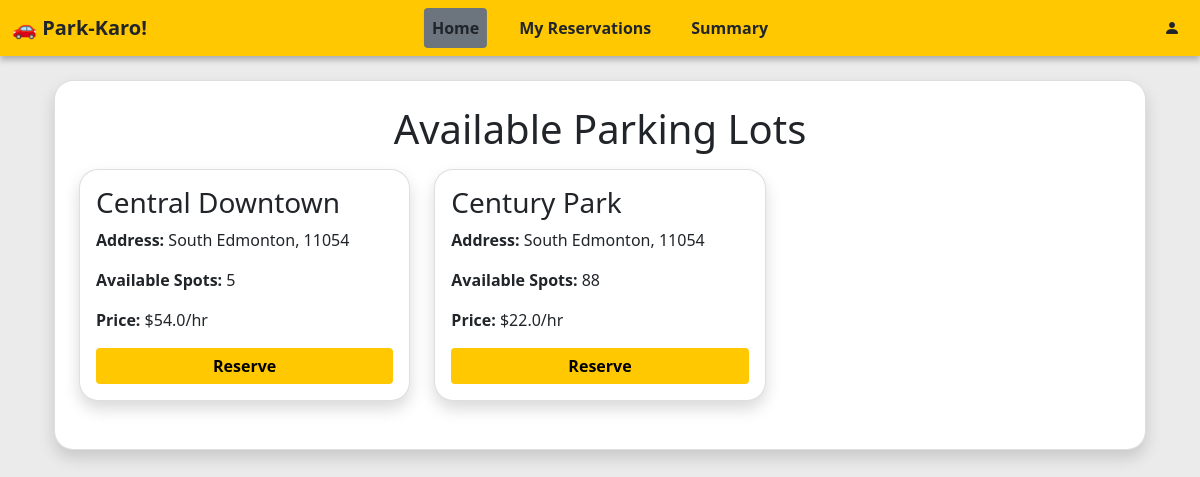
/user/dashboard, run on the app's committed database.
### models/lot.py (models this page shows)
class Lot(db.Model):
    __tablename__ = 'parkinglot'
    id = db.Column(db.Integer, primary_key=True)
    name = db.Column(db.String(50), nullable=False)
    price_per_hour = db.Column(db.Float, nullable=False)
    address = db.Column(db.String(200), nullable=False)
    pincode = db.Column(db.String(10), nullable=False)
    total_spots = db.Column(db.Integer, nullable=False)
    spots = db.relationship('Spot', backref='lot', lazy=True)

### controllers/auth.py (the view)
@api.route("/user/dashboard")
def user_dashboard():
    lots = Lot.query.all()
    user_lots = []
    for lot in lots:
        available_spot = Spot.query.filter_by(lot_id=lot.id, status=False).first()
        user_lots.append({
            "id": lot.id,
            "name": lot.name,
            "address": lot.address,
            "pincode": lot.pincode,
            "price_per_hour": lot.price_per_hour,
            "available_spots": Spot.query.filter_by(lot_id=lot.id, status=False).count(),
            "first_available_spot_id": available_spot.id if available_spot else None
        })
    return render_template("user/dashboard.html", lots=user_lots)

### app.py (called while the page is built)
def create_app():
    app = Flask(__name__)
    app.config['SQLALCHEMY_DATABASE_URI'] = 'sqlite:///parking.db'
    app.config['SQLALCHEMY_TRACK_MODIFICATIONS'] = False
    app.secret_key = "shh-its-a-secret"
    db.init_app(app)
    from models import lot, spot, reserve, user
    with app.app_context():
        db.create_all()
        if not User.query.filter_by(id=0).first():
            db.session.add(User(
                id=0,
                name='admin',
                email='admin@email.com',
                password=generate_password_hash('admin'),
                is_admin=True,
            ))
            db.session.commit()
    app.register_blueprint(auth_api)
    @app.route("/")
    def home():
        return render_template("home.html")
    @app.context_processor
    def inject_request():
        return dict(request=request)
    return app

### templates/user/dashboard.html (shortened to what this page needs)
{% extends "dash_layout.html" %}
{% block content %}
<div class="container mt-4">
  <div class="card shadow rounded p-4">
    <h1 class="mb-3 fw-normal text-center">Available Parking Lots</h1>
    {% if lots %}
      <div class="row">
        {% for lot in lots %}
          <div class="col-md-4 mb-4">
            <div class="card shadow p-3 rounded spot-box">
              <h3>{{ lot.name }}</h3>
              <p><strong>Address:</strong> {{ lot.address }}, {{ lot.pincode }}</p>
              <p><strong>Available Spots:</strong> {{ lot.available_spots }}</p>
              <p><strong>Price:</strong> ${{ lot.price_per_hour }}/hr</p>
              {% if lot.first_available_spot_id %}
                <form action="{{ url_for('auth.book_spot', spot_id=lot.first_available_spot_id) }}" method="GET">
                  <button class="btn btn-warning w-100 fw-bold" type="submit">Reserve</button>
                </form>
              {% else %}
                <p class="text-danger">No spots available</p>
              {% endif %}
            </div>
          </div>
        {% endfor %}
      </div>
    {% else %}
      <p class="text-center">No parking lots found.</p>
    {% endif %}
  </div>
</div>
{% endblock %}

### templates/user/dashboard.html (style rules this page uses)
body { background-color: #ebebeb; }
.card { border-radius: 1.2rem !important; }
.card.shadow { box-shadow: 0 4px 12px rgba(0, 0, 0, 0.1); }
.btn-warning { background-color: #ffc800; border: none; }
.spot-box { border-radius: 0.5rem; }

### data on the page
Lot: name "Central Downtown", address "South Edmonton", pincode "11054", available_spots "5", price_per_hour "54.0"
Lot: name "Century Park", address "South Edmonton", pincode "11054", available_spots "88", price_per_hour "22.0"
